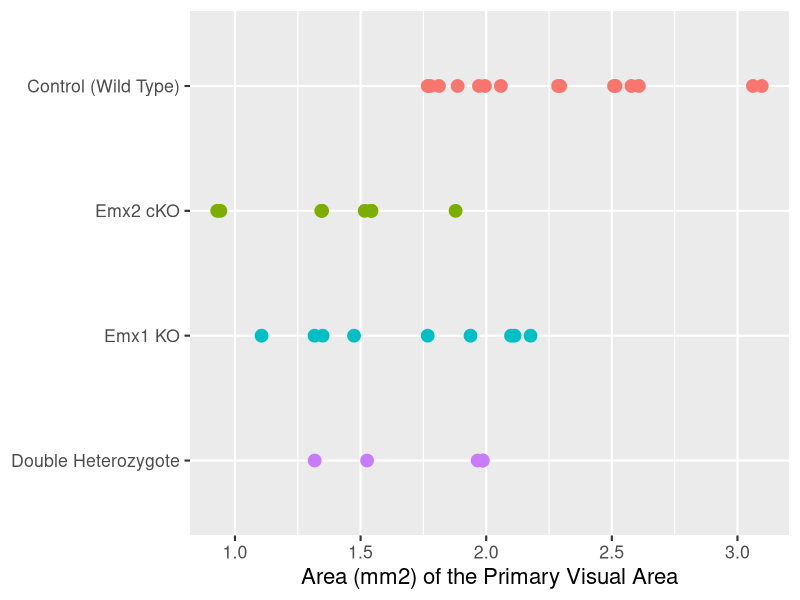
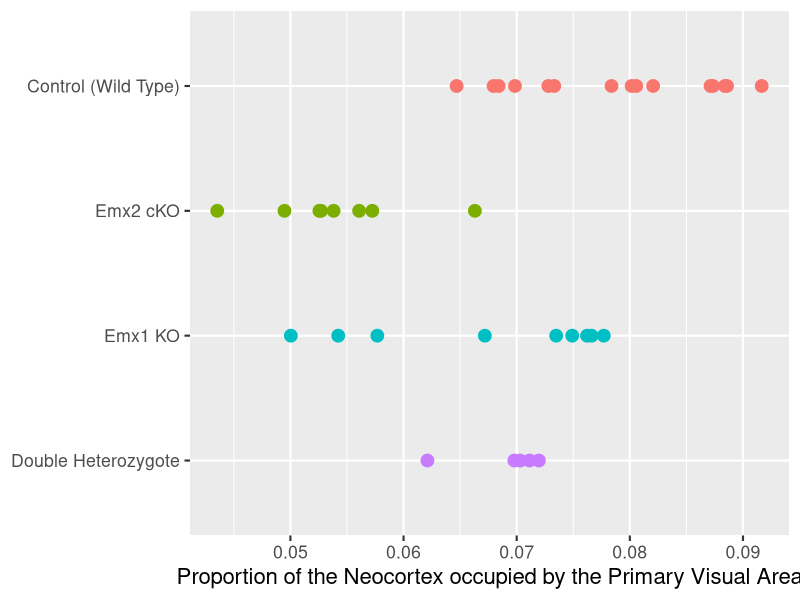
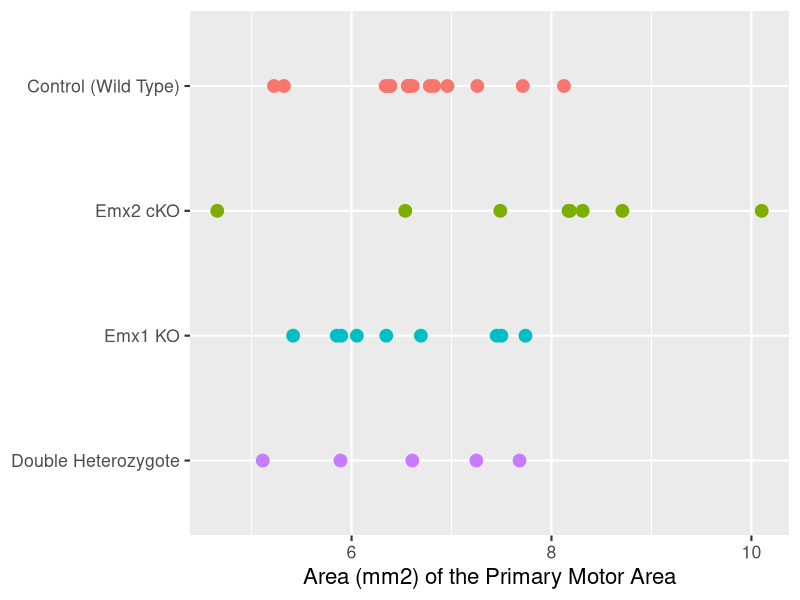
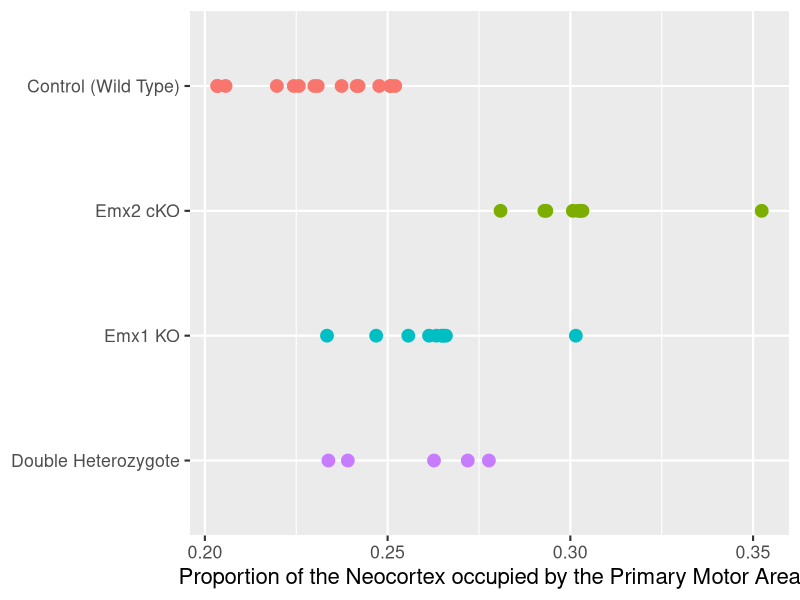
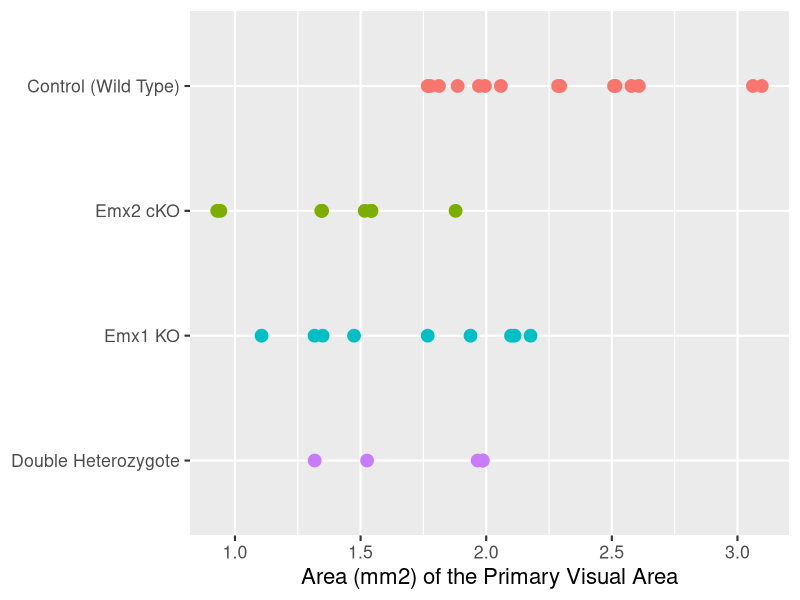
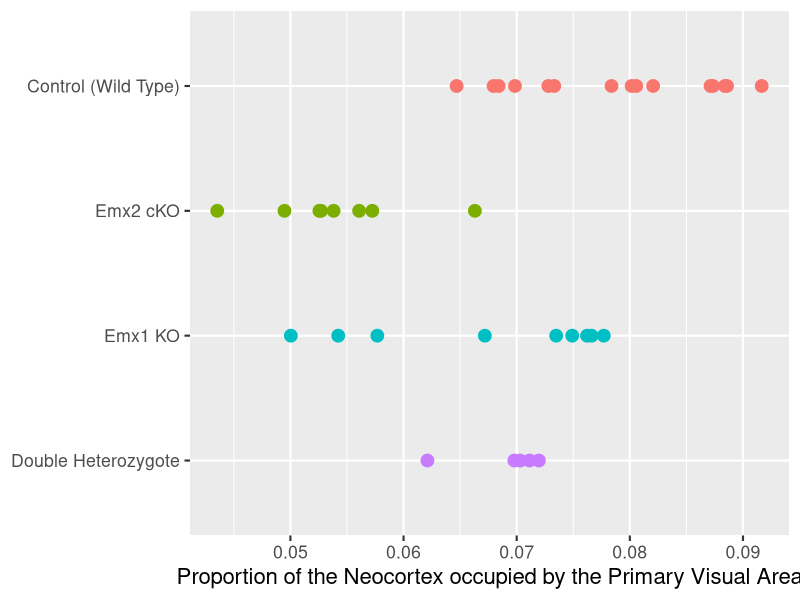
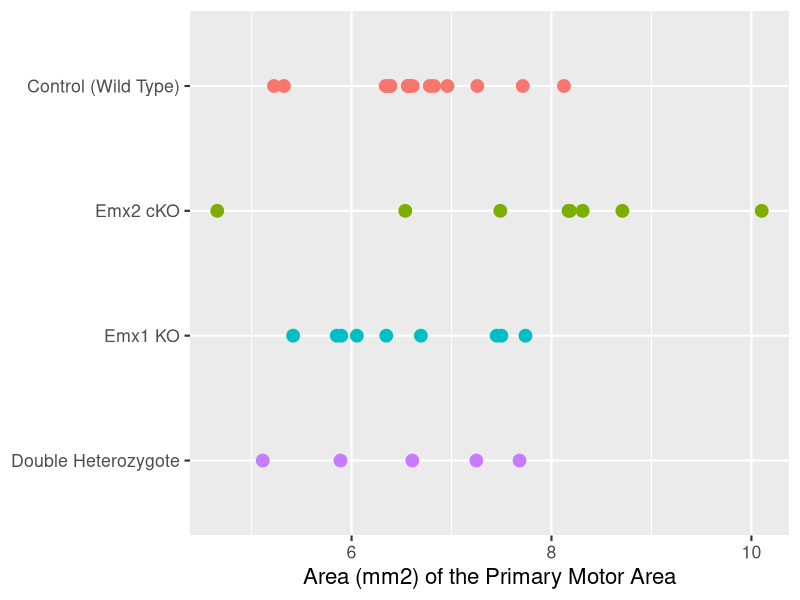
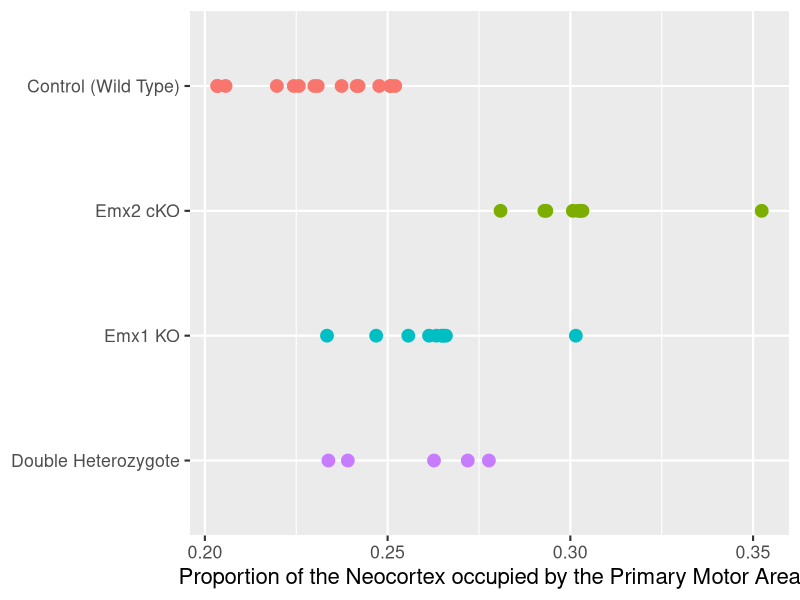

Recreate these plots in R, in order.
# load packages -----------------------------------------------------------

# check if tidyverse is installed and if not then install it
if (!require("tidyverse")) install.packages("tidyverse")

# load packages -----------------------------------------------------------

# check if tidyverse is installed and if not then install it
if (!require("tidyverse")) install.packages("tidyverse")

# run every time you restart RStudio
library(readxl)     # load readxl, for reading Excel files
library(tidyverse)  # load tidyverse, for working with datasets


# read data ---------------------------------------------------------------

# read the Presentation data
d <- 
  read_excel(
    "Book1.xlsx", 
    col_names = c("genotype", "visual", "cortex", "ratiovc", "posmed", "ratiopm", "area", "ratioarea", "motor", "ratiom"),
    skip = 3
  ) %>% 
  select(genotype, visual, ratiovc, motor, ratiom) %>% 
  filter(!str_detect(genotype, "3 allele")) %>% 
  mutate(genotype = as_factor(genotype)) %>% 
  print()

# take a quick look at all the variables in the dataset
glimpse(d)

distinct(d, genotype)


# Compare V1 area between the treatments --------------------------------

ggplot(d, aes(x=visual, y=genotype, color = genotype)) +
  geom_point(size = 4) +
  labs(
    x="Area (mm2) of the Primary Visual Area",
    y=NULL
  ) +
  scale_y_discrete(limits = rev(levels(d$genotype))) +  # put genotype in reverse order
  guides(color = "none") +
  theme_gray(base_size = 16)                            # make text bigger; default was 11

ggsave("figs/compare Visual Area between the treatments.png", width = 11.5, height = 4.76, units = "in")





# Compare Visual area by Cortex ratio between the treatments -----------------

ggplot(d, aes(x=ratiovc, y=genotype, color = genotype)) +
  geom_point(size = 4) +
  labs(
    x="Proportion of the Neocortex occupied by the Primary Visual Area",
    y=NULL
  ) +
  scale_y_discrete(limits = rev(levels(d$genotype))) +  # put genotype in reverse order
  guides(color = "none") +
  theme_gray(base_size = 16)                            # make text bigger; default was 11

ggsave("figs/Compare Visual Area by Cortex ratio between the treatments.png", width = 11.5, height = 4.76, units = "in")




# Compare Motor Area between the treatments-------------------------------------------------------------

ggplot(d, aes(x=motor, y=genotype, color = genotype)) +
  geom_point(size = 4) +
  labs(
    x="Area (mm2) of the Primary Motor Area",
    y=NULL
  ) +
  scale_y_discrete(limits = rev(levels(d$genotype))) +  # put genotype in reverse order
  guides(color = "none") +
  theme_gray(base_size = 16)                            # make text bigger; default was 11

ggsave("figs/Compare Motor Area between the treatments.png", width = 11.5, height = 4.76, units = "in")





# Compare Motor area by Cortex ratio between the treatments -------------------------------------------------------------

ggplot(d, aes(x=ratiom, y=genotype, color = genotype)) +
  geom_point(size = 4) +
  labs(
    x="Proportion of the Neocortex occupied by the Primary Motor Area",
    y=NULL
  ) +
  scale_y_discrete(limits = rev(levels(d$genotype))) +  # put genotype in reverse order
  guides(color = "none") +
  theme_gray(base_size = 16)                            # make text bigger; default was 11

ggsave("figs/Compare Motor Area by Cortex ratio between the treatmentss.png", width = 11.5, height = 4.76, units = "in")




